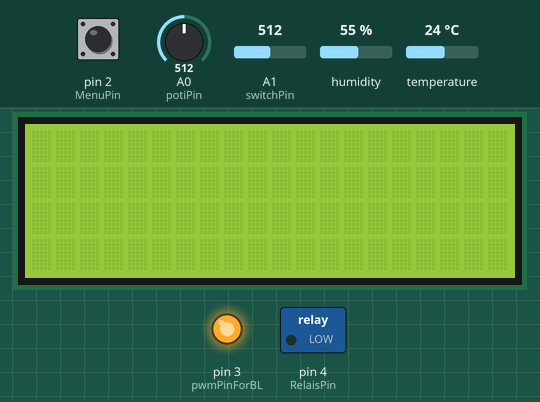
This sketch was run on a simulated Arduino Uno, built with avr-gcc and run on an emulated ATmega328P. Shown: 20×4 character LCD, switched loads named in the sketch (green lamp = pin HIGH), output pins drawn as LEDs (lit = HIGH). Inputs (shaded band) come from the test bench; at power-on: humidity 55 %, A1 (switchPin) = 512, A0 (potiPin) = 512, pin 2 (MenuPin) HIGH, temperature 24 °C.

Above: at 2.4 s.
2.5 s: humidity set to 68 %
At 5.1 s:
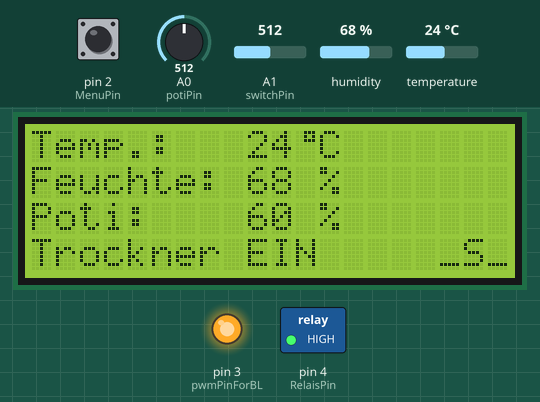
5.4 s: A1 (switchPin) set to 894
6.9 s: A1 (switchPin) set to 917
At 7.8 s:
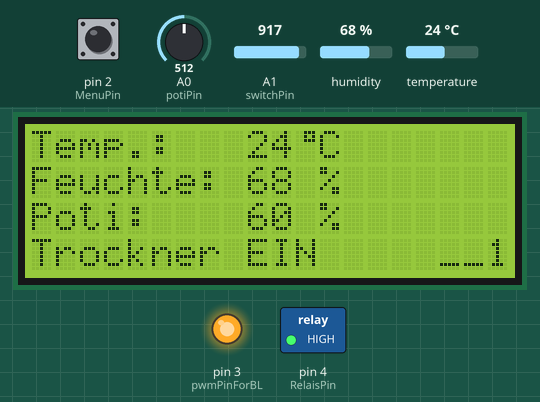
8.4 s: A0 (potiPin) set to 690
At 8.8 s:
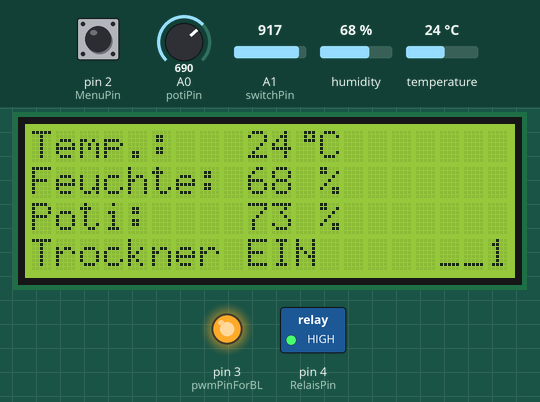
9.9 s: A0 (potiPin) set to 719
At 11.1 s:
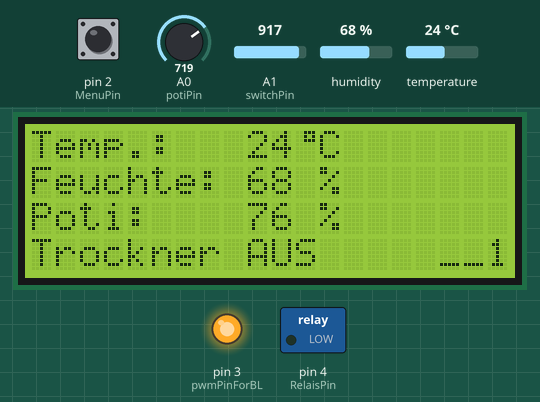
11.4 s: humidity set to 74 %
At 15.5 s:
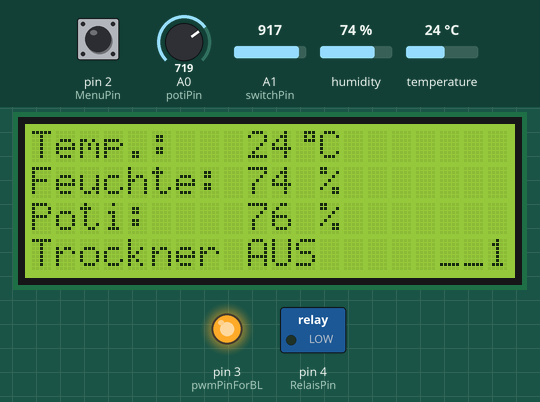
15.8 s: humidity set to 77 %
At 18.1 s:
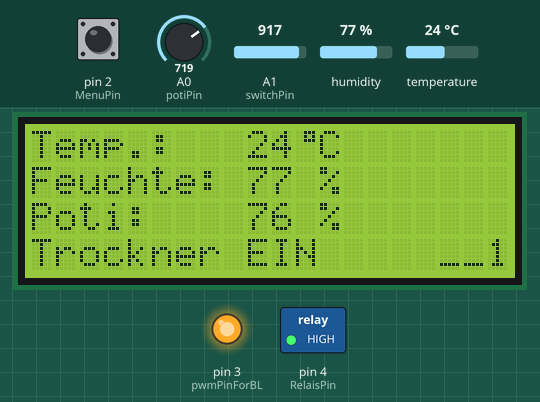
Timing chart, 0 to 64.8 s (numbered marks = the images above; inputs shaded):
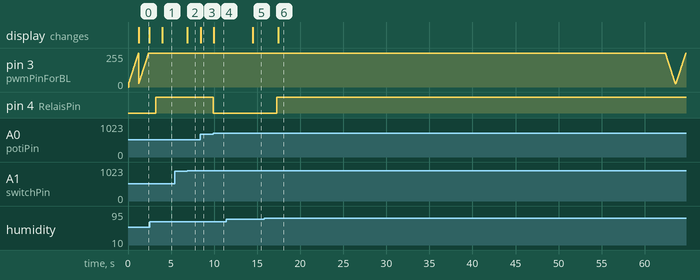

Measured:
- the behaviour switches between 900 and 901 on A1 (switchPin) (found by bisection; images 1 and 2)
- the behaviour switches between 703 and 704 on A0 (potiPin) (found by bisection; images 3 and 4)
- the behaviour switches between 75 and 76 % on humidity (found by bisection; images 5 and 6)
- after the input at 2.5 s, pin 4 (RelaisPin): LOW → HIGH after 0.74 s; the display: changes after 1.5 s (image 1)
- after the input at 5.4 s, every drawn part: stays the same
- after the input at 6.9 s, the display: changes at once (image 2)
- after the input at 8.4 s, the display: changes after 0.07 s (image 3)
- after the input at 9.9 s, pin 4 (RelaisPin): HIGH → LOW at once; the display: changes after 0.07 s (image 4)
- after the input at 11.4 s, the display: changes after 3.1 s (image 5)
- after the input at 15.8 s, pin 4 (RelaisPin): LOW → HIGH after 1.5 s; the display: changes after 1.7 s (image 6)

The sketch:

Feuchte-Schalter-v2.ino
```cpp
//********************************************************************************
//Humidity-Relais with LCD-Display (20x4)
//********************************************************************************
//... (alle Kommentare und die ursprünglichen Komponentenbeschreibung) ...

//Libraries used:
#include "DHT.h"                 //https://github.com/adafruit/DHT-sensor-library
#include <SPI.h>                 //	(Arduino-internal) ../Arduino/hardware/arduino/avr/libraries/SPI
#include <Wire.h>                //(Arduino-internal) ../Arduino/libraries/Wire
#include <LiquidCrystal_I2C.h>   //https://github.com/fdebrabander/Arduino-LiquidCrystal-I2C-library

//Pin-Connections:
//Pin-Name          Pin //Explanation
#define potiPin     A0  //Input for the 10k-Poti
#define switchPin   A1  //Input for the 3-state Switch (0V | bandpass | 5V)
#define MenuPin     2   //Input for the Menu-Button (Att.: With internal PullUp-Resistor activated, see Setup)
#define pwmPinForBL 3   //PWM Output to turn-On the Backlight-Transistor (dimming with 2s transition)
#define RelaisPin   4   //Output Pin for the Relay Transistor
#define DHTPin_a    5   //Sensor_a Input (default configuration!)
#define DHTPin_b    6   //Sensor_b Input (only if 2nd. Dew Point Sensor present for automatic difference-calculation)

#define DHTType DHT22
DHT dht(DHTPin_a, DHTType);

//-------------------------- Variables ---------------------------
bool relais = false;            //Relay status
int potiValue = 0;              //Potentiometer value
int potiValueOld = 0;           //Previous potentiometer value
volatile bool BUTTON_2 = true;  //Button status for D2
float temperature;                     //Measured temperature
float humidity;                 //Measured humidity
unsigned long previous;         //Timestamp for display refresh
int hysterese = 6;              //Hysteresis for relay control
char tempStr[6];                //String buffer for temperature
char humidityStr[6];            //String buffer for humidity

bool backlightOn = false;       //Backlight status (if dimmed or full brightness)
unsigned long backlightPrevious = 0;   //Timestamp for backlight control
unsigned int backlightTimeout = 60000; //60 seconds timeout for backlight, then 1s dimming to 10% intensity
unsigned int displayRefreshInterval = 1500; //1.5 seconds interval = display refresh time
bool isDimming = false;         //Define a flag to prevent double dimming while dimming

LiquidCrystal_I2C lcd(0x27, 20, 4); //LCD: Address 0x27, 20 characters, 4 lines


//~~~~~~~~~~~~~~~~~~~~~~~~~~ Setup ~~~~~~~~~~~~~~~~~~~~~~~~~~
void setup() {
  Serial.begin(9600);
  dht.begin();  //initialize Humidity-Sensor

//Att.: On begin all Pins are Input-Pins, so no need to declare Input-Pins here twice - if used as Input...
  pinMode(RelaisPin, OUTPUT);
  pinMode(MenuPin, INPUT_PULLUP);  //Pullup activated for MenuPin (D2)

  attachInterrupt(digitalPinToInterrupt(MenuPin), ButtonD2_LOW, FALLING);

  lcd.begin();        //initialize LCD-Display
  lcd.backlight();    //Backlight "On"
  dimBacklight(true); //Start with full backlight (100%), see dim-function @ the end

  byte Grad[8] = {B00111, B00101, B00111, B0000, B00000, B00000, B00000, B00000}; //Create custom character "°" as array
  lcd.createChar(0, Grad); //Create special character °, to display temperature in Centigrade on the LCD

}

//~~~~~~~~~~~~~~~~~~~~~~~~~~ Main-Loop ~~~~~~~~~~~~~~~~~~~~~~~~~~
void loop() {
  temperature = dht.readTemperature();
  humidity = dht.readHumidity();

  //Detection, if the Sensor sends a valid Signal:
  if (isnan(temperature) || isnan(humidity)) {
    lcd.clear();
    lcd.setCursor(0, 0);
    lcd.print("Sensor Error!");
    lcd.setCursor(0, 1);
    lcd.print("No values.");
    delay(2000);
    return;
  }

  //ReadOut of Poti-position:
  potiValue = analogRead(potiPin); //readout actual Poti-position
  potiValue = map(potiValue, 0, 1023, 20, 100); //calculate the spread (target is from 0-255)
  if (potiValue <= 30) { potiValue = 30; } //don't decrease below 30%
  if (potiValue >= 90) { potiValue = 90; } //don't increase above 90%

  //Activate the Relay if RH is just above potiValue - and deactivate if 8% below
  if (humidity >= potiValue) {
    digitalWrite(RelaisPin, HIGH);
    relais = true; //turn on the Relay
  } else if (humidity < potiValue - hysterese) {
    digitalWrite(RelaisPin, LOW);
    relais = false; //turn off the Relay
  }

  //if either the Poti or the MenuButton was touched...
  if ((BUTTON_2 == LOW || potiValue != potiValueOld) && !isDimming) { //"isDimming" = ensure only one dimming event
    dimBacklight(true); //...then set the backlight to 100% brightness
    backlightOn = true;
    backlightPrevious = millis(); //set value to actual millis()
    BUTTON_2 = HIGH;              //reset the flag
    potiValueOld = potiValue;
    isDimming = true;             // Set dimming flag to true
  }

  //TimeOut after 60 seconds:
  if (backlightOn && millis() - backlightPrevious >= backlightTimeout) {
    dimBacklight(false); //dim backlight to 10% brightness
    backlightOn = false;
    isDimming = false;            // Reset dimming flag after timeout
  }

  //Dimming-Timeout:
  if (millis() - previous >= displayRefreshInterval) { //1500ms
    previous = millis();

    dtostrf(temperature, 2, 0, tempStr);
    dtostrf(humidity, 2, 0, humidityStr);

    lcd.clear();
    lcd.setCursor(0, 0);
    lcd.print("Temp.:   ");
    lcd.print(tempStr);
    lcd.write((uint8_t)0);  //° symbol
    lcd.print("C");

    lcd.setCursor(0, 1);
    lcd.print("Feuchte: ");
    lcd.print(humidityStr);
    lcd.print(" %");

    lcd.setCursor(0, 2);
    lcd.print("Poti:    ");
    lcd.print(potiValue);
    lcd.print(" %");

    lcd.setCursor(0, 3);
    lcd.print("Trockner ");
    lcd.print(relais ? "EIN" : "AUS");
  }

  //Read analog value from Pin-A1 Input for switch status and display the result on LCD-Display (right side of the last line):
  int analogValue = analogRead(switchPin); //read-out the Switch-Position on Pin-A1 (input)
  lcd.setCursor(17, 3); //Move to the right side of the last line, position 17 (of 20)

  if (analogValue > 900) {
    lcd.print("__1"); //Permanent-On (Switch on +5V)
  }
  else if (analogValue > 60 && analogValue <= 900) {
    lcd.print("_S_"); //Sensor mode (Switch on "S" position ⇒ detect if within "bandpass" between 2.9V and 0.3V through analog-Pin A1)
  }
  else {
    lcd.print("0__"); //Permanent-Off (Switch on 0V)
  }

} //~~~~~~~~~~~~~~~~~~~~~~~~~~ End of Main-Loop ~~~~~~~~~~~~~~~~~~~~~~~~~~


//-------------------------- Functions --------------------------
void ButtonD2_LOW() {
  BUTTON_2 = LOW; //Set button flag to LOW if Button pressed (to GND)
}

//Function to dim the backlight from 10% to 100% and viceversa
void dimBacklight(bool turnOn) { //"turnOn" flag is set either "1" or "0"
  int delayTime = 10;  //milliSeconds (for PWM-pause ¯¯\_/¯¯ )
  int stepCount = 100; //counts (100 steps of 10ms = 1s total transition-time)
  int start = turnOn ? 25 : 255; //dim-UP  from 10% to 100% - if "turnOn" is TRUE = "1"
  int end = turnOn ? 255 : 25;   //dim-DOWN from 100% to 10% if "turnOn" is FALSE = "0"
  int step = (end - start) / stepCount; //step-"width" calculation

  for (int brightness = start; (turnOn ? brightness <= end : brightness >= end); brightness += step) {
    analogWrite(pwmPinForBL, brightness); //"brightness" is the changing value (from 25 to 255)
    delay(delayTime);
  }
}

/* Display Example:
-------------------
Temp:    25°C
Feuchte: 75 %
Poti:    60 %        Relay: directly "On" above 60% and "Off" below 52% RH (52 = 60%-8% hysteresis)
Trockner EIN        (EIN | AUS)
-------------------------------

Explanation:
************
Button and Potentiometer:
Button and Potentiometer activate the LCD-Display for 60 seconds.

Display Timeout:
The display turns off after 60 seconds of inactivity.

Hysteresis:
Turns on the device when the humidity is directly above the target value,
and off when it is 8% below.
*/
  
```
